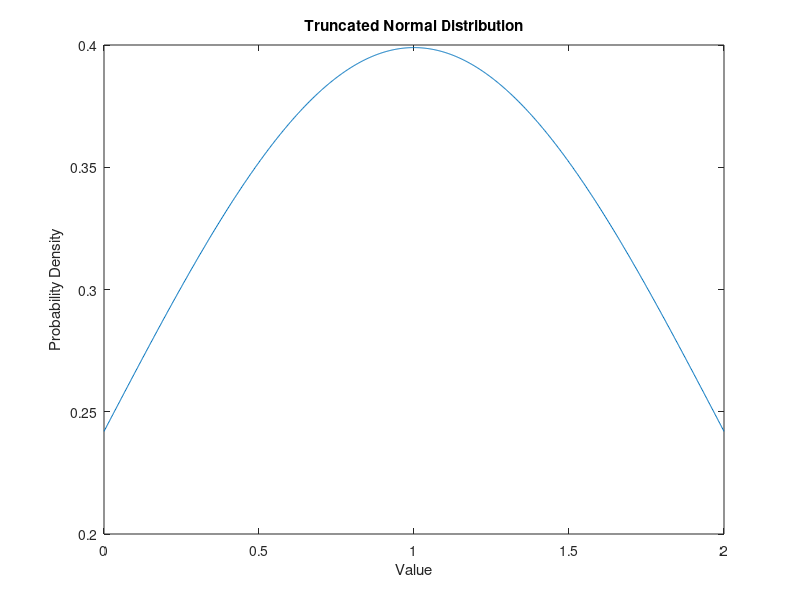

Write MATLAB code to recreate this figure. (Note: this script raises an error after producing the figure.)
clc;
clear;

% Parameters
lower_bound = 0;    % Lower bound
upper_bound = 2;    % Upper bound
mu = (lower_bound+upper_bound)/2;   % Mean
sigma = 1;  % Standard deviation

% Generate truncated normal distribution
x = linspace(lower_bound, upper_bound, 1000); % Generate values between lower and upper bounds
pdf_values = normpdf(x, mu, sigma); % Calculate PDF values

% Plot the distribution
plot(x, pdf_values);
xlabel('Value');
ylabel('Probability Density');
title('Truncated Normal Distribution');
%%
function idx = findClosestIndex(array, value)
    [~, idx] = min(abs(array - value));
end

rng(42,'twister');


tic;


n_pixel = 30;

freq_input = [2000 2000 12000 12000 48000 48000]';
tool_sp_input = [408 954 408 954 408 954]';

n_exp = numel(freq_input);

interface = linspace(-70,70,n_pixel-1)';
epsilonr = ones(n_pixel,1);
TVD = 0; 
Dip = 90;

data_size = 100000;
collect_all_data = zeros(8*n_exp, data_size);
collect_all_rho = zeros(n_pixel, data_size);

lower_bound = min(interface)+10;
upper_bound = max(interface)-10;
DataGrid = repmat(struct('layers', [], 'split', [], 'rho', []), data_size, 1);

% Parallel loop to fill DataGrid
parfor ii = 1:data_size
    n_layer = randi([2, 5], 1, 1);
    rho_temp = 10.^x(randsample(length(x), n_layer, true, pdf_values));
    
    interface_temp = zeros(n_layer, 1);
    
    if n_layer == 1
        interface_temp = n_pixel;
    else
        intersects = zeros(n_layer - 1, 1);
        % Define bounds for intersections based on the number of layers
        bounds = linspace(upper_bound, lower_bound, n_layer);
        % Calculate intersections and indices
        for i = 1:(n_layer - 1)
            intersects(i) = (bounds(i) - bounds(i + 1)) * rand() + bounds(i + 1);
        end
        indices = arrayfun(@(y) findClosestIndex(interface, y), intersects);
        indices = [n_pixel; indices(:); 0];  % Add endpoints for indexing
        % Calculate layer thicknesses
        for i = 1:n_layer
            interface_temp(i) = indices(i) - indices(i + 1);
        end
    end
        DataGrid(ii) = struct('layers', n_layer, 'split', interface_temp, 'rho', rho_temp);
end

% Parallel loop to compute data
parfor i_data = 1:data_size
    rho_temp = DataGrid(i_data).rho;
    interface_layer = DataGrid(i_data).split;
    rho = repelem(rho_temp, interface_layer);
    data_curve_all = zeros(8*n_exp, 1);
    for i_exp = 1:n_exp
        Resp_full_raw_truth = mexDipole(n_pixel, rho, rho, epsilonr, epsilonr, interface, TVD, Dip, 0, ...
            freq_input(i_exp), tool_sp_input(i_exp)/2, -tool_sp_input(i_exp)/2);  % Forward model 
        H_field_tensor_truth = reshape(Resp_full_raw_truth, 3, 3);  % Reshape H tensor 
        truth_curve = fromFieldtoCurves(H_field_tensor_truth);  % Calculate 8 curves base on H tensor 
        data_curve_all(1 + (i_exp - 1) * 8:i_exp * 8, 1) = truth_curve;  % record the 8 curves in each experiment to a list for all experiments
    end

    collect_all_data(:, i_data) = data_curve_all;
    collect_all_rho(:, i_data) = rho;
end

elapsed_time = toc;
fprintf('Elapsed time: %.4f seconds\n', elapsed_time);

filename = '../training_data/2_5_layers_100000';
disp('Start saving rho');
h5create([filename, '.h5'], '/rho', [n_pixel data_size]);
h5write([filename, '.h5'], '/rho', collect_all_rho);
disp('Start saving curvedata');
h5create([filename, '.h5'], '/curve', [8 * n_exp data_size]);
h5write([filename, '.h5'], '/curve', collect_all_data);